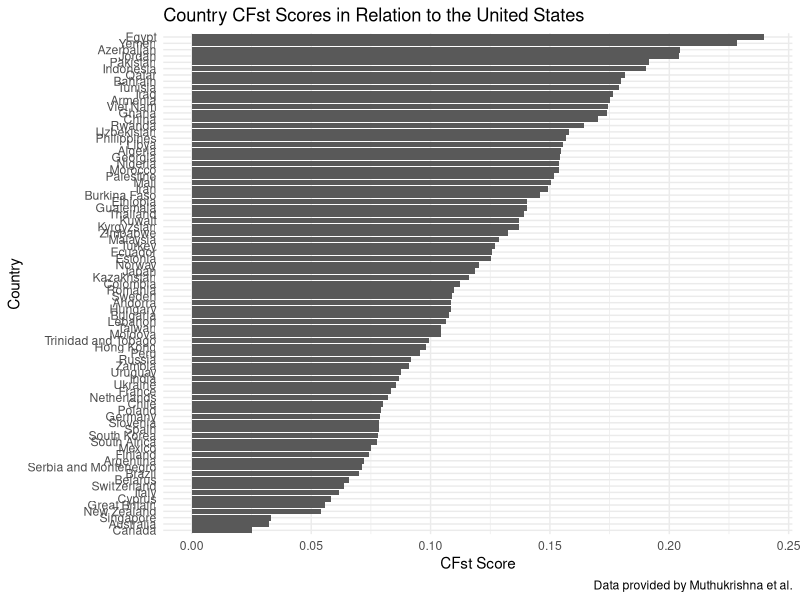

Reproduce this figure in R.
## ---- chunk 1
library(tidyverse)
cfst_data <-  read.csv("Data/download_matrix complete.csv")

## ---- chunk 2
cfst_data$country <- c("Algeria", "Andorra", "Argentina", "Armenia", "Australia", "Azerbaijan", "Bahrain", "Belarus", "Brazil", "Bulgaria", "Burkina Faso", "Canada", "Chile", "China", "Colombia", "Cyprus", "Ecuador", "Egypt", "Estonia", "Ethiopia", "Finland", "France", "Georgia", "Germany", "Ghana", "Great Britain", "Guatemala", "Hong Kong", "Hungary", "India", "Indonesia", "Iran", "Iraq", "Italy", "Japan", "Jordan", "Kazakhstan", "Kuwait", "Kyrgyzstan", "Lebanon", "Libya", "Malaysia", "Mali", "Mexico", "Moldova", "Morocco", "Netherlands", "New Zealand", "Nigeria", "Norway", "Pakistan", "Palestine", "Peru", "Philippines", "Poland", "Qatar", "Romania", "Russia", "Rwanda", "Serbia and Montenegro", "Singapore", "Slovenia", "South Africa", "South Korea", "Spain", "Sweden", "Switzerland", "Taiwan", "Thailand", "Trinidad and Tobago", "Tunisia", "Turkey", "Ukraine", "United States", "Uruguay", "Uzbekistan", "Viet Nam", "Yemen", "Zambia", "Zimbabwe")

## ---- chunk 3
us_data <- cfst_data |>
  select("country", "United.States2005.2014"
  )
us_cfst_plot <- us_data |>
  slice_min(United.States2005.2014, n = 79) |>
  mutate(country = fct_reorder(country, United.States2005.2014)) |>
  ggplot(aes(
    x = United.States2005.2014,
    y = country)) +
  geom_bar(stat = "identity") +
  labs(
    x = "CFst Score",
    y = "Country",
    title = "Country CFst Scores in Relation to the United States",
    caption = "Data provided by Muthukrishna et al."
  ) +
  theme_minimal()

us_cfst_plot
## ---- chunk 4
library(dplyr)
democratic_countries <- cfst_data|>
 filter(country %in% c("Australia", "New Zealand", "Uruguay", "Great Britain", "Finland", "Norway", "Austria", "Canada", "Germany", "Switzerland", "United States", "Hungary", "Netherlands", "Spain", "Sweden", "Japan", "Cyprus", "Bulgaria", "Estonia", "France", "Italy", "Poland", "Romania", "Slovenia"))
democratic_countries$rights_type <- c(0, 2, 1, 2, 2, 4, 2, 1, 3, 4, 2, 0, 2, 5, 4, 2, 2, 2, 4, 4, 1, 1, 5)
rights_type_tibble <- democratic_countries |>
  select("country", "rights_type")
rights_type_tibble
